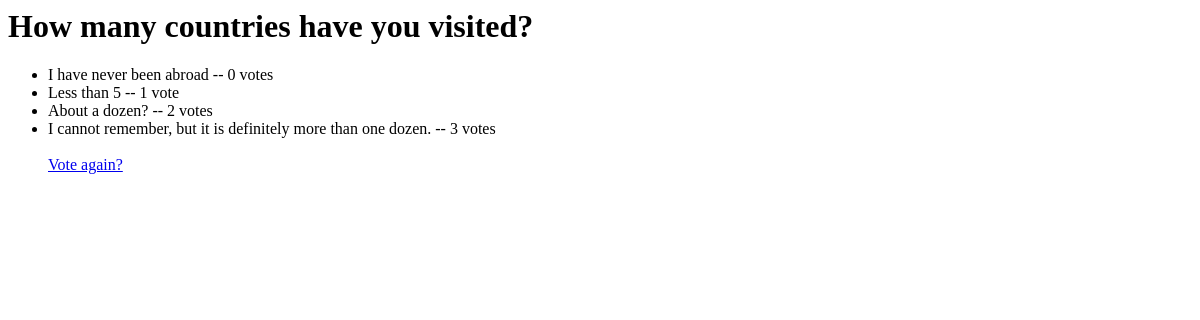
The page /polls/4/results/ on the database as committed earlier.
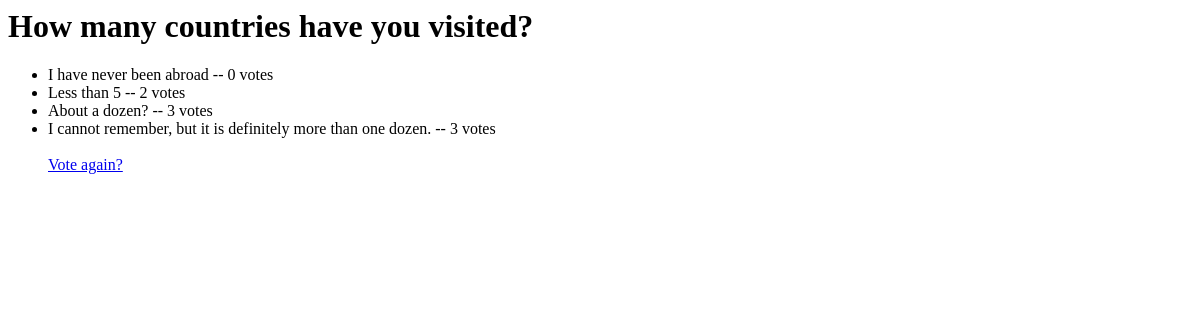
The same page on the database as committed later.
### polls/models.py (models this page shows, shortened)
class Choice(models.Model):
    question = models.ForeignKey(Question)
    choice_text = models.CharField(max_length = 200)
    votes = models.IntegerField(default = 0)

### polls/views.py (the view)
# urls.py: url(r'^(?P<pk>[0-9]+)/results/$', views.ResultView.as_view(), name= 'results'),
class ResultView(generic.DetailView):
    model = Question
    template_name = 'polls/results.html'

### polls/templates/polls/results.html
<h1>{{  question.question_text }}</h1>
<ul>
	{% for choice in question.choice_set.all %}
		<li>
			{{ choice.choice_text }} -- {{ choice.votes }} vote{{choice.votes|pluralize}}
		</li>
	{% endfor %}
	<br/>
	<a href="{% url 'polls:detail' question.id %}">Vote again?</a>
</ul>

Rows that differ between the two databases and show on the page:
changed Choice "Less than 5": votes "1" → "2"
changed Choice "About a dozen?": votes "2" → "3"
